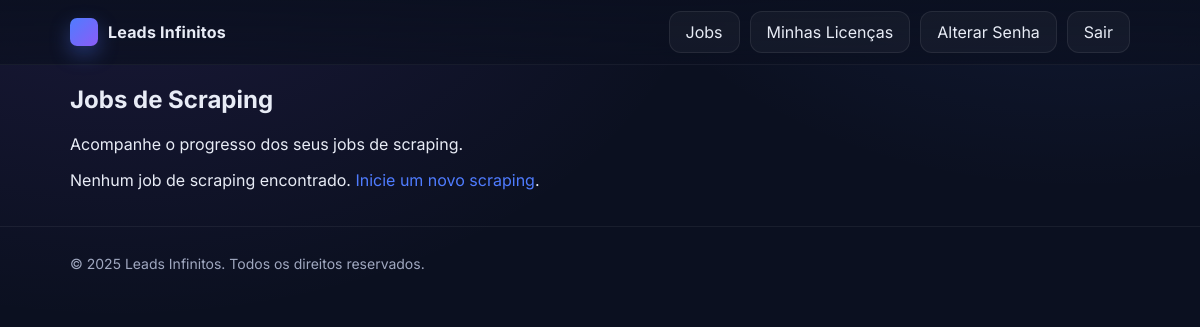
/jobs (signed in), run on an earlier commit of the app's database.
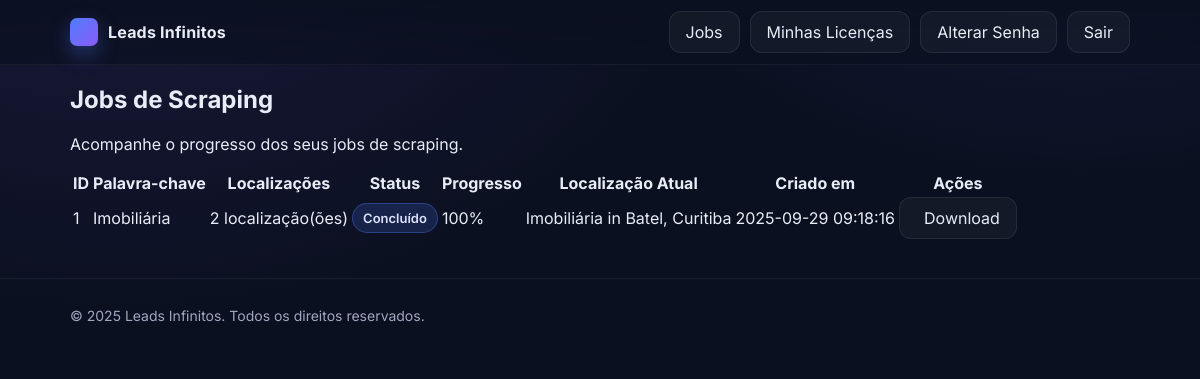
And on a later commit of the database.
### tables this page shows
CREATE TABLE scraping_jobs (
            id INTEGER PRIMARY KEY AUTOINCREMENT,
            user_id INTEGER NOT NULL,
            keyword TEXT NOT NULL,
            locations TEXT NOT NULL,  -- JSON array of locations
            total_results INTEGER NOT NULL,
            status TEXT NOT NULL DEFAULT 'pending' CHECK (status IN ('pending', 'running', 'completed', 'failed')),
            progress INTEGER DEFAULT 0,  -- 0-100
            current_location TEXT,
            results_path TEXT,  -- Path to results file
            error_message TEXT,
            started_at TIMESTAMP,
            completed_at TIMESTAMP,
            created_at TIMESTAMP DEFAULT CURRENT_TIMESTAMP,
            FOREIGN KEY (user_id) REFERENCES users (id)
        );

### app.py (the view)
@app.route("/jobs")
@login_required
def jobs():
    user_jobs = ScrapingJob.get_by_user_id(current_user.id, limit=20)
    processed_jobs = []
    for job in user_jobs:
        job_dict = dict(job)
        try:
            locations = json.loads(job['locations']) if job['locations'] else []
            job_dict['locations_count'] = len(locations)
        except:
            job_dict['locations_count'] = 0
        processed_jobs.append(job_dict)
    return render_template("jobs.html", jobs=processed_jobs)

### app.py (called while the page is built)
def get_db_connection() -> sqlite3.Connection:
    db_path = os.path.join(os.getcwd(), "app.db")
    conn = sqlite3.connect(db_path)
    conn.row_factory = sqlite3.Row
    return conn

@login_manager.user_loader
def load_user(user_id: str):
    try:
        return User.get_by_id(int(user_id))
    except Exception:
        return None

    @staticmethod
    def get_by_id(user_id: int) -> "User | None":
        conn = get_db_connection()
        row = conn.execute("SELECT id, email, password_hash FROM users WHERE id = ?", (user_id,)).fetchone()
        conn.close()
        if row:
            return User(row[0], row[1], row[2])
        return None

    @staticmethod
    def get_by_user_id(user_id: int, limit: int = 10) -> list:
        conn = get_db_connection()
        rows = conn.execute(
            """
            SELECT * FROM scraping_jobs
            WHERE user_id = ?
            ORDER BY created_at DESC
            LIMIT ?
            """,
            (user_id, limit)
        ).fetchall()
        conn.close()
        return [dict(row) for row in rows]

### templates/jobs.html (shortened to what this page needs)
{% extends "base.html" %}
{% block body %}
<div class="container mt-4">
    <div class="row">
        <div class="col-12">
            <h2>Jobs de Scraping</h2>
            <p class="text-muted">Acompanhe o progresso dos seus jobs de scraping.</p>
            {% if jobs %}
            <div class="table-responsive">
                <table class="table table-striped">
                    <thead>
                        <tr>
                            <th>ID</th>
                            <th>Palavra-chave</th>
                            <th>Localizações</th>
                            <th>Status</th>
                            <th>Progresso</th>
                            <th>Localização Atual</th>
                            <th>Criado em</th>
                            <th>Ações</th>
                        </tr>
                    </thead>
                    <tbody>
                        {% for job in jobs %}
                        <tr>
                            <td>{{ job.id }}</td>
                            <td>{{ job.keyword }}</td>
                            <td>
                                {{ job.locations_count }} localização(ões)
                            </td>
                            <td>
                                {% if job.status == 'pending' %}
                                    <span class="badge bg-warning">Pendente</span>
                                {% elif job.status == 'running' %}
                                    <span class="badge bg-primary">Executando</span>
                                {% elif job.status == 'completed' %}
                                    <span class="badge bg-success">Concluído</span>
                                {% elif job.status == 'failed' %}
                                    <span class="badge bg-danger">Falhou</span>
                                {% endif %}
                            </td>
                            <td>
                                {% if job.status == 'running' %}
                                    <div class="progress" style="width: 100px;">
                                        <div class="progress-bar" role="progressbar"
                                             style="width: {{ job.progress }}%"
                                             aria-valuenow="{{ job.progress }}"
                                             aria-valuemin="0" aria-valuemax="100">
                                            {{ job.progress }}%
                                        </div>
                                    </div>
                                {% else %}
                                    {{ job.progress }}%
                                {% endif %}
                            </td>
                            <td>
                                {% if job.current_location %}
                                    {{ job.current_location }}
                                {% else %}
                                    -
                                {% endif %}
                            </td>
                            <td>{{ job.created_at }}</td>
                            <td>
                                {% if job.status == 'completed' and job.results_path %}
                                    <a href="/download?path={{ job.results_path }}" class="btn btn-sm btn-success">
                                         Download
                                    </a>
                                {% elif job.status == 'failed' and job.error_message %}
                                    <button class="btn btn-sm btn-outline-danger"
                                            data-bs-toggle="tooltip"
                                            title="{{ job.error_message }}">
                                        <i class="fas fa-exclamation-triangle"></i>
                                    </button>
                                {% elif job.status == 'running' %}
                                    <button class="btn btn-sm btn-outline-primary"
                                            onclick="refreshJob({{ job.id }})">
                                        <i class="fas fa-sync"></i> Atualizar
                                    </button>
                                {% endif %}
                            </td>
                        </tr>
                        {% endfor %}
                    </tbody>
                </table>
            </div>
            {% else %}
            <div class="alert alert-info">
                Nenhum job de scraping encontrado.
                <a href="/" class="alert-link">Inicie um novo scraping</a>.
            </div>
            {% endif %}
        </div>
    </div>
</div>
{% endblock %}

### templates/base.html (shortened to what this page needs)
<!doctype html>
<html lang="pt-BR">
<head>
</head>
<body>
  <div class="nav">
    <div class="container nav-inner">
      <div class="brand">
        <div class="brand-badge"></div>
        <div>Leads Infinitos</div>
      </div>
      <div class="nav-cta">
        {% if current_user.is_authenticated %}
          <a class="btn" href="{{ url_for('jobs') }}">Jobs</a>
          <a class="btn" href="{{ url_for('licenses') }}">Minhas Licenças</a>
          <a class="btn" href="{{ url_for('change_password') }}">Alterar Senha</a>
          <a class="btn" href="{{ url_for('logout') }}">Sair</a>
        {% else %}
          <a class="btn" href="{{ url_for('login') }}">Entrar</a>
          <a class="btn btn-primary" href="{{ url_for('register') }}">Criar conta</a>
        {% endif %}
      </div>
    </div>
  </div>
  {% block body %}{% endblock %}
  <div class="footer">
    <div class="container">© 2025 Leads Infinitos. Todos os direitos reservados.</div>
  </div>
</body>
</html>

### templates/base.html (style rules this page uses)
:root { --bg: #0b1020; --bg-soft: #111735; --card: #0f1630; --text: #e8ecf6; --muted: #a0a8c0; --primary: #4f7cff; --primary-600: #3d6bff; --accent: #8b5cf6; --ring: rgba(79,124,255,.45); --success: #19c37d; --danger: #ff5d5d; --shadow: 0 10px 25px rgba(0,0,0,.35); --radius: 14px; --radius-sm: 10px; --radius-lg: 18px; }
* { box-sizing: border-box; }
html, body { height: 100%; }
body { margin: 0; font-family: Inter, system-ui, -apple-system, Segoe UI, Roboto, 'Helvetica Neue', Arial, 'Noto Sans', 'Apple Color Emoji', 'Segoe UI Emoji'; color: var(--text); background: radial-gradient(1200px 800px at 10% -10%, rgba(139,92,246,.12), transparent 50%), radial-gradient(1000px 700px at 90% -20%, rgba(79,124,255,.12), transparent 50%), linear-gradient(180deg, #0b1020 0%, #0b1020 100%); }
a { color: var(--primary); text-decoration: none; }
.container { width: 100%; max-width: 1100px; margin: 0 auto; padding: 0 20px; }
.nav { position: sticky; top: 0; z-index: 20; background: linear-gradient(180deg, rgba(11,16,32,.9), rgba(11,16,32,.7)); backdrop-filter: blur(10px); border-bottom: 1px solid rgba(255,255,255,.05); }
.nav-inner { display: flex; align-items: center; justify-content: space-between; height: 64px; }
.brand { display: flex; align-items: center; gap: 10px; font-weight: 700; letter-spacing: .2px; }
.brand-badge { width: 28px; height: 28px; border-radius: 7px; background: linear-gradient(135deg, var(--primary), var(--accent)); box-shadow: 0 8px 20px rgba(79,124,255,.35); }
.nav-cta { display: flex; gap: 10px; align-items: center; }
.btn { display: inline-flex; align-items: center; justify-content: center; gap: 8px; height: 42px; padding: 0 16px; border-radius: 12px; border: 1px solid rgba(255,255,255,.08); color: var(--text); background: rgba(255,255,255,.04); cursor: pointer; }
.badge { display: inline-block; font-weight: 600; color: #dbe2ff; background: rgba(79,124,255,.18); border: 1px solid rgba(79,124,255,.35); padding: 6px 10px; border-radius: 999px; font-size: 13px; }
.footer { padding: 28px 0; color: var(--muted); font-size: 14px; border-top: 1px solid rgba(255,255,255,.06); margin-top: 36px; }

What changed in the data, as far as the page shows it:
added scraping_jobs: id "1", keyword "Imobiliária", locations_count "2", status "Concluído", progress "100", current_location "Imobiliária in Batel, Curitiba", created_at "2025-09-29 09:18:16"
Also different on the page:
text no longer shown: "Nenhum job de scraping encontrado. Inicie um novo scraping ."
text now shown: "ID Palavra-chave Localizações Status Progresso Localização Atual Criado em Ações"
